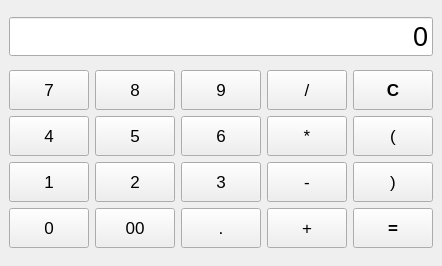
<?xml version="1.0" encoding="UTF-8"?>
<ui version="4.0">
 <class>MainWindow</class>
 <widget class="QMainWindow" name="MainWindow">
  <property name="geometry">
   <rect>
    <x>0</x>
    <y>0</y>
    <width>419</width>
    <height>266</height>
   </rect>
  </property>
  <property name="font">
   <font>
    <pointsize>13</pointsize>
   </font>
  </property>
  <property name="windowTitle">
   <string>Calculator</string>
  </property>
  <widget class="QWidget" name="centralwidget">
   <layout class="QVBoxLayout" name="verticalLayout">
    <item>
     <widget class="QLineEdit" name="lineEdit">
      <property name="enabled">
       <bool>true</bool>
      </property>
      <property name="font">
       <font>
        <pointsize>20</pointsize>
       </font>
      </property>
      <property name="layoutDirection">
       <enum>Qt::RightToLeft</enum>
      </property>
      <property name="text">
       <string>0</string>
      </property>
      <property name="alignment">
       <set>Qt::AlignRight|Qt::AlignTrailing|Qt::AlignVCenter</set>
      </property>
      <property name="readOnly">
       <bool>true</bool>
      </property>
     </widget>
    </item>
    <item>
     <layout class="QGridLayout" name="gridLayout">
      <item row="0" column="0">
       <widget class="QPushButton" name="btn_7">
        <property name="minimumSize">
         <size>
          <width>0</width>
          <height>40</height>
         </size>
        </property>
        <property name="font">
         <font>
          <pointsize>13</pointsize>
          <weight>50</weight>
          <bold>false</bold>
         </font>
        </property>
        <property name="text">
         <string>7</string>
        </property>
       </widget>
      </item>
      <item row="0" column="1">
       <widget class="QPushButton" name="btn_8">
        <property name="minimumSize">
         <size>
          <width>0</width>
          <height>40</height>
         </size>
        </property>
        <property name="text">
         <string>8</string>
        </property>
       </widget>
      </item>
      <item row="0" column="2">
       <widget class="QPushButton" name="btn_9">
        <property name="minimumSize">
         <size>
          <width>0</width>
          <height>40</height>
         </size>
        </property>
        <property name="text">
         <string>9</string>
        </property>
       </widget>
      </item>
      <item row="0" column="3">
       <widget class="QPushButton" name="btn_division">
        <property name="minimumSize">
         <size>
          <width>0</width>
          <height>40</height>
         </size>
        </property>
        <property name="text">
         <string>/</string>
        </property>
       </widget>
      </item>
      <item row="0" column="4">
       <widget class="QPushButton" name="btn_clear">
        <property name="minimumSize">
         <size>
          <width>0</width>
          <height>40</height>
         </size>
        </property>
        <property name="font">
         <font>
          <pointsize>13</pointsize>
          <weight>75</weight>
          <bold>true</bold>
         </font>
        </property>
        <property name="text">
         <string>C</string>
        </property>
       </widget>
      </item>
      <item row="1" column="0">
       <widget class="QPushButton" name="btn_4">
        <property name="minimumSize">
         <size>
          <width>0</width>
          <height>40</height>
         </size>
        </property>
        <property name="text">
         <string>4</string>
        </property>
       </widget>
      </item>
      <item row="1" column="1">
       <widget class="QPushButton" name="btn_5">
        <property name="minimumSize">
         <size>
          <width>0</width>
          <height>40</height>
         </size>
        </property>
        <property name="text">
         <string>5</string>
        </property>
       </widget>
      </item>
      <item row="1" column="2">
       <widget class="QPushButton" name="btn_6">
        <property name="minimumSize">
         <size>
          <width>0</width>
          <height>40</height>
         </size>
        </property>
        <property name="text">
         <string>6</string>
        </property>
       </widget>
      </item>
      <item row="1" column="3">
       <widget class="QPushButton" name="btn_mul">
        <property name="minimumSize">
         <size>
          <width>0</width>
          <height>40</height>
         </size>
        </property>
        <property name="text">
         <string>*</string>
        </property>
       </widget>
      </item>
      <item row="1" column="4">
       <widget class="QPushButton" name="btn_brackets_left">
        <property name="minimumSize">
         <size>
          <width>0</width>
          <height>40</height>
         </size>
        </property>
        <property name="text">
         <string>(</string>
        </property>
       </widget>
      </item>
      <item row="2" column="0">
       <widget class="QPushButton" name="btn_1">
        <property name="minimumSize">
         <size>
          <width>0</width>
          <height>40</height>
         </size>
        </property>
        <property name="text">
         <string>1</string>
        </property>
       </widget>
      </item>
      <item row="2" column="1">
       <widget class="QPushButton" name="btn_2">
        <property name="minimumSize">
         <size>
          <width>0</width>
          <height>40</height>
         </size>
        </property>
        <property name="text">
         <string>2</string>
        </property>
       </widget>
      </item>
      <item row="2" column="2">
       <widget class="QPushButton" name="btn_3">
        <property name="minimumSize">
         <size>
          <width>0</width>
          <height>40</height>
         </size>
        </property>
        <property name="text">
         <string>3</string>
        </property>
       </widget>
      </item>
      <item row="2" column="3">
       <widget class="QPushButton" name="btn_sub">
        <property name="minimumSize">
         <size>
          <width>0</width>
          <height>40</height>
         </size>
        </property>
        <property name="text">
         <string>-</string>
        </property>
       </widget>
      </item>
      <item row="2" column="4">
       <widget class="QPushButton" name="btn_brackets_right">
        <property name="minimumSize">
         <size>
          <width>0</width>
          <height>40</height>
         </size>
        </property>
        <property name="text">
         <string>)</string>
        </property>
       </widget>
      </item>
      <item row="3" column="0">
       <widget class="QPushButton" name="btn_0">
        <property name="minimumSize">
         <size>
          <width>0</width>
          <height>40</height>
         </size>
        </property>
        <property name="text">
         <string>0</string>
        </property>
       </widget>
      </item>
      <item row="3" column="1">
       <widget class="QPushButton" name="btn_00">
        <property name="minimumSize">
         <size>
          <width>0</width>
          <height>40</height>
         </size>
        </property>
        <property name="text">
         <string>00</string>
        </property>
       </widget>
      </item>
      <item row="3" column="2">
       <widget class="QPushButton" name="btn_point">
        <property name="minimumSize">
         <size>
          <width>0</width>
          <height>40</height>
         </size>
        </property>
        <property name="text">
         <string>.</string>
        </property>
       </widget>
      </item>
      <item row="3" column="3">
       <widget class="QPushButton" name="btn_add">
        <property name="minimumSize">
         <size>
          <width>0</width>
          <height>40</height>
         </size>
        </property>
        <property name="text">
         <string>+</string>
        </property>
       </widget>
      </item>
      <item row="3" column="4">
       <widget class="QPushButton" name="btn_result">
        <property name="minimumSize">
         <size>
          <width>0</width>
          <height>40</height>
         </size>
        </property>
        <property name="font">
         <font>
          <pointsize>13</pointsize>
          <weight>75</weight>
          <bold>true</bold>
         </font>
        </property>
        <property name="text">
         <string>=</string>
        </property>
       </widget>
      </item>
     </layout>
    </item>
   </layout>
  </widget>
 </widget>
 <resources/>
 <connections/>
</ui>
